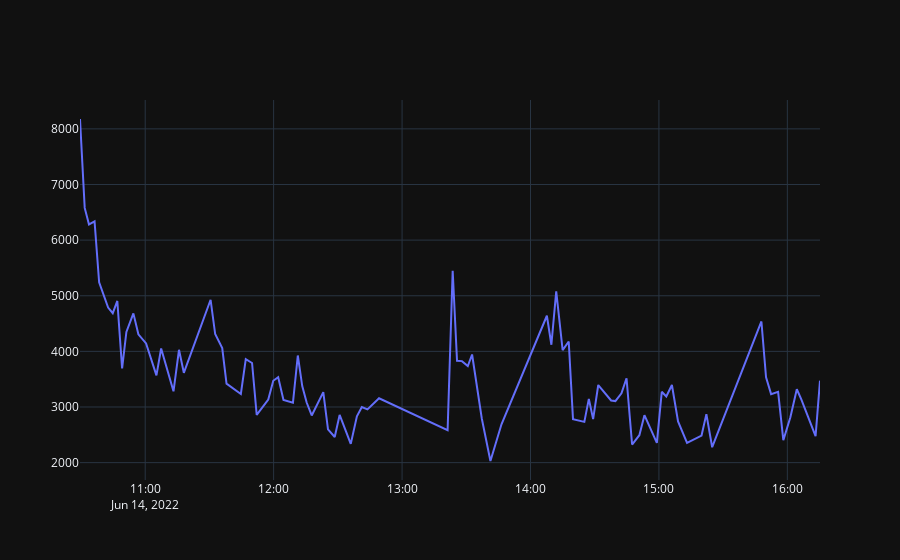

Notebook cell for this chart:
### Code cell
import plotly.graph_objects as go
fig = go.Figure(data=[go.Scatter(x=delta_decay['datetime'], y=delta_decay['delta_mean'])])
fig
